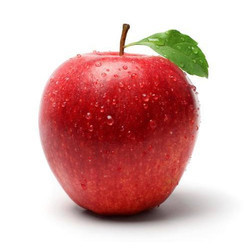
#> input picture DIP_Lab_task_05.jpg, 250 x 250 px
$ python task5.py
#> lines starting #> are read from the running program, lines starting #| are printed output that depends on the picture; after the words box and inside, x2 and y2 are one past the last pixel; in counts of white or black regions, pixels touching at a corner belong together
import cv2
import matplotlib.pyplot as plt

imgapple = cv2.imread('DIP_Lab_task_05.jpg')
#> imgapple is the input picture: shape (250, 250, 3); mean B, G, R 173.4, 175.8, 218.3

imgapple_gray = cv2.cvtColor(imgapple, cv2.COLOR_BGR2GRAY)
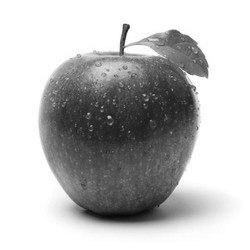
#> imgapple_gray: shape (250, 250); min 9, max 255, mean 188.2

#  threshold value
threshold = 120

rows, cols = imgapple_gray.shape
#> rows = 250; cols = 250

# Apply thresholding
for i in range(rows):
    for j in range(cols):
        if imgapple_gray[i, j] > threshold:
            imgapple_gray[i, j] = 255
        else:
            imgapple_gray[i, j] = 0
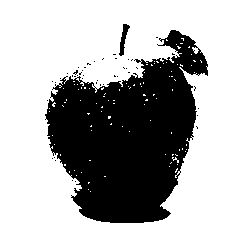
#> imgapple_gray: shape (250, 250); 69.5% white; 45 black regions (43 under 20 px), largest, box (x1, y1, x2, y2) and area: (45, 30, 208, 223) 18812, (119, 24, 130, 56) 149

# Display the image
plt.imshow(imgapple_gray, cmap='gray')
plt.axis('off')
plt.title('Segmented Image')
plt.show()

$ run again, with DIP_Lab_task_02.jpg copied over DIP_Lab_task_05.jpg
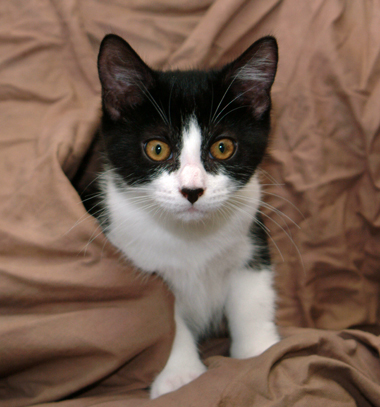
#> input picture DIP_Lab_task_02.jpg, 380 x 407 px
#> imgapple is the input picture: shape (407, 380, 3); mean B, G, R 81, 95.4, 119.7
#> `imgapple_gray = cv2.cvtColor(imgapple, cv2.COLOR_BGR2GRAY)`:
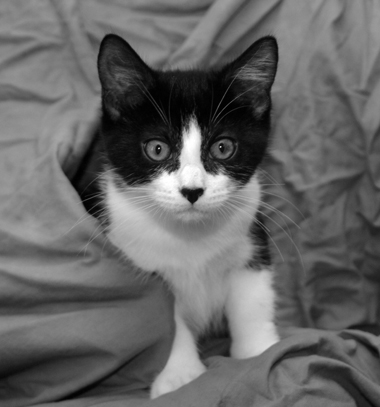
#> imgapple_gray: shape (407, 380); min 0, max 255, mean 101
#> after the loop `for i in range(rows):`:
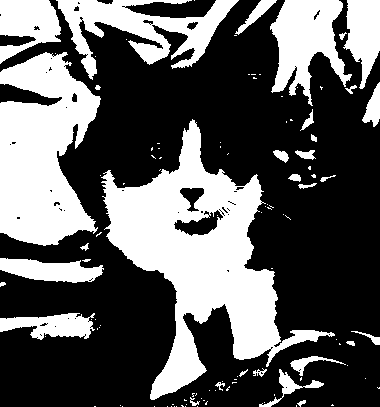
#> imgapple_gray: shape (407, 380); 36.7% white; 111 white regions (80 under 20 px), largest, box (x1, y1, x2, y2) and area: (101, 119, 335, 400) 22099, (0, 52, 101, 246) 13527, (56, 0, 239, 80) 5745

$ run again, with DIP_Lab_task_04.jpg copied over DIP_Lab_task_05.jpg
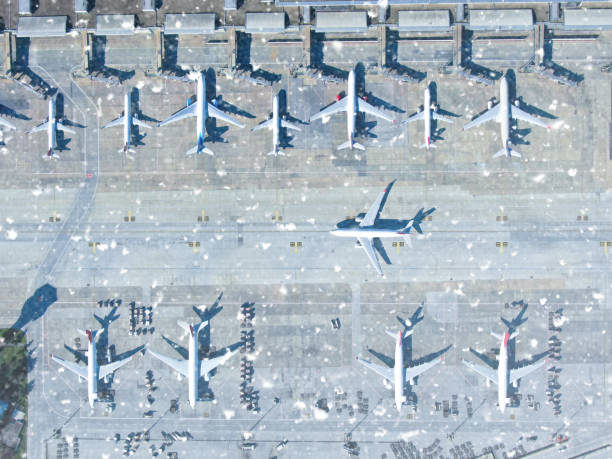
#> input picture DIP_Lab_task_04.jpg, 612 x 459 px
#> imgapple is the input picture: shape (459, 612, 3); mean B, G, R 191.8, 181.6, 168.9
#> `imgapple_gray = cv2.cvtColor(imgapple, cv2.COLOR_BGR2GRAY)`:
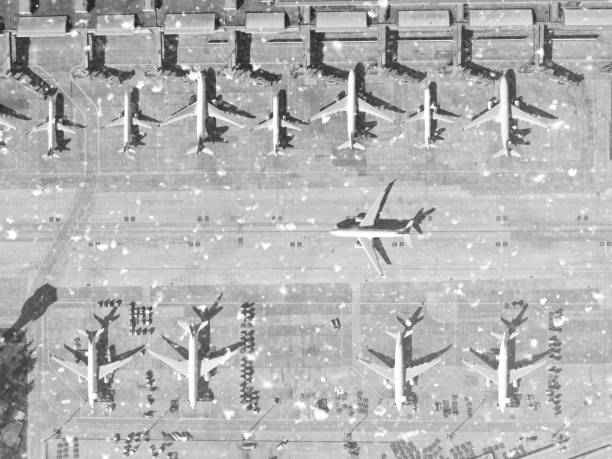
#> imgapple_gray: shape (459, 612); min 21, max 255, mean 178.9
#> after the loop `for i in range(rows):`:
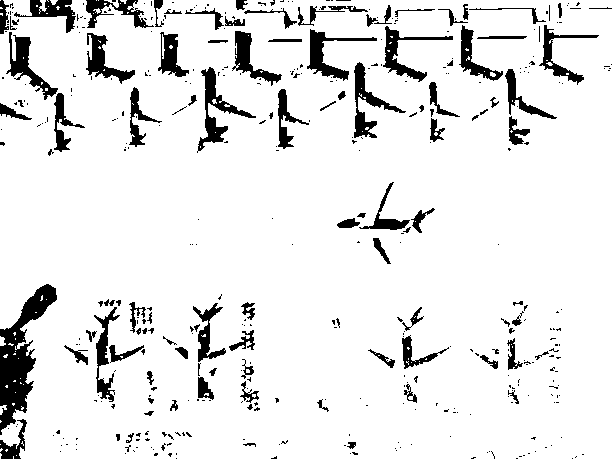
#> imgapple_gray: shape (459, 612); 90.6% white; 428 black regions (327 under 20 px), largest, box (x1, y1, x2, y2) and area: (0, 284, 57, 435) 3248, (197, 67, 256, 153) 1127, (354, 62, 406, 138) 997

$ run again, with DIP_Lab_task_01.png saved as DIP_Lab_task_05.jpg
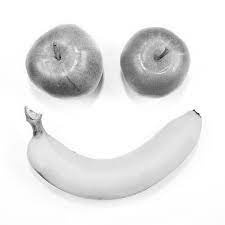
#> input picture DIP_Lab_task_01.png, 225 x 225 px
#> imgapple is the input picture: shape (225, 225, 3); min 6, max 255, mean 230.9
#> after the loop `for i in range(rows):`:
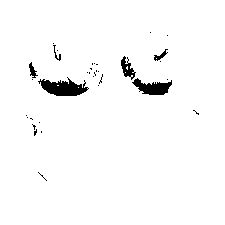
#> imgapple_gray: shape (225, 225); 97.3% white; 34 black regions (28 under 20 px), largest, box (x1, y1, x2, y2) and area: (38, 77, 89, 96) 553, (132, 78, 172, 95) 381, (121, 56, 136, 80) 162, (29, 62, 38, 78) 65, (154, 49, 168, 61) 60, (53, 45, 61, 61) 36
